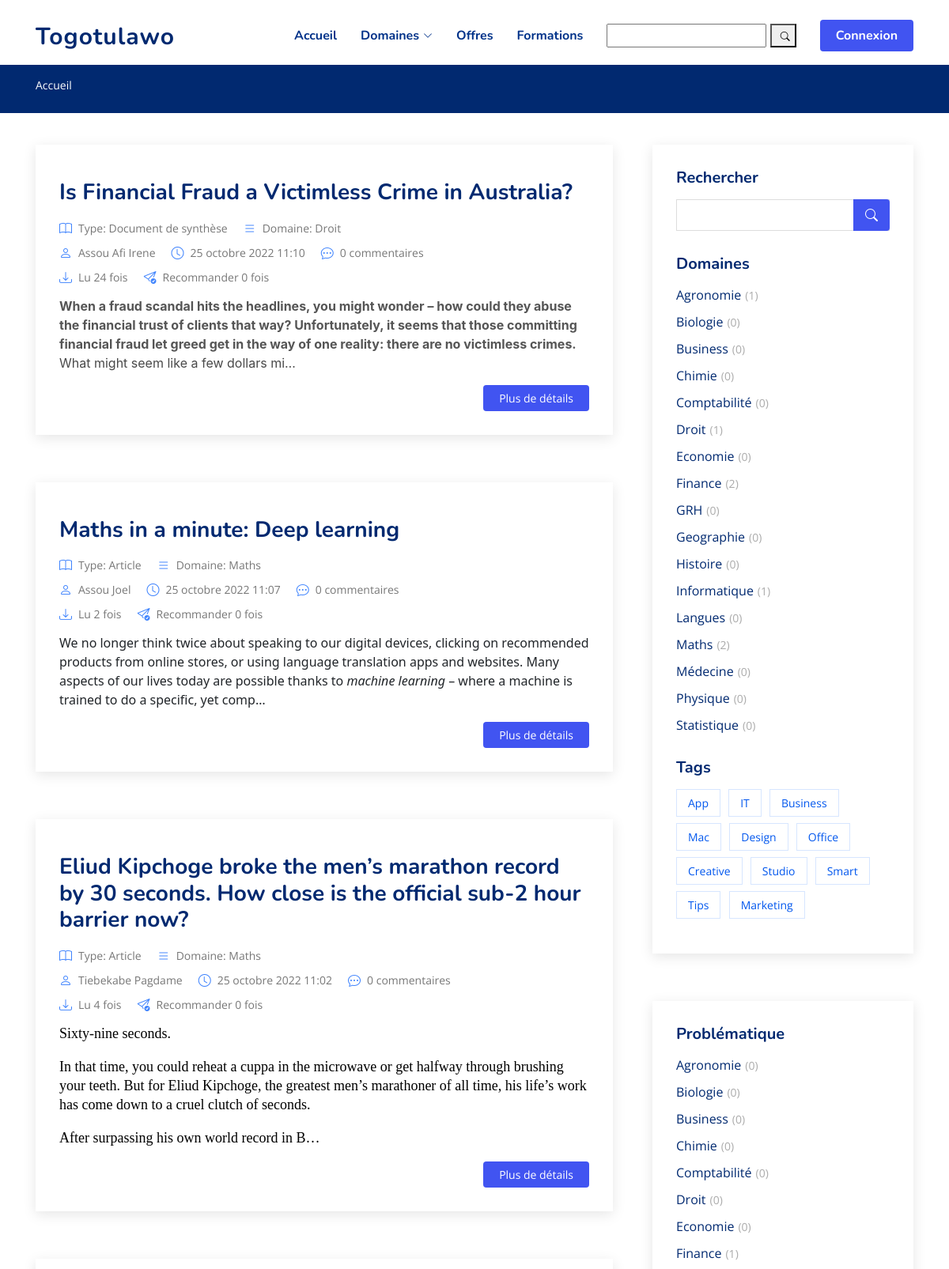
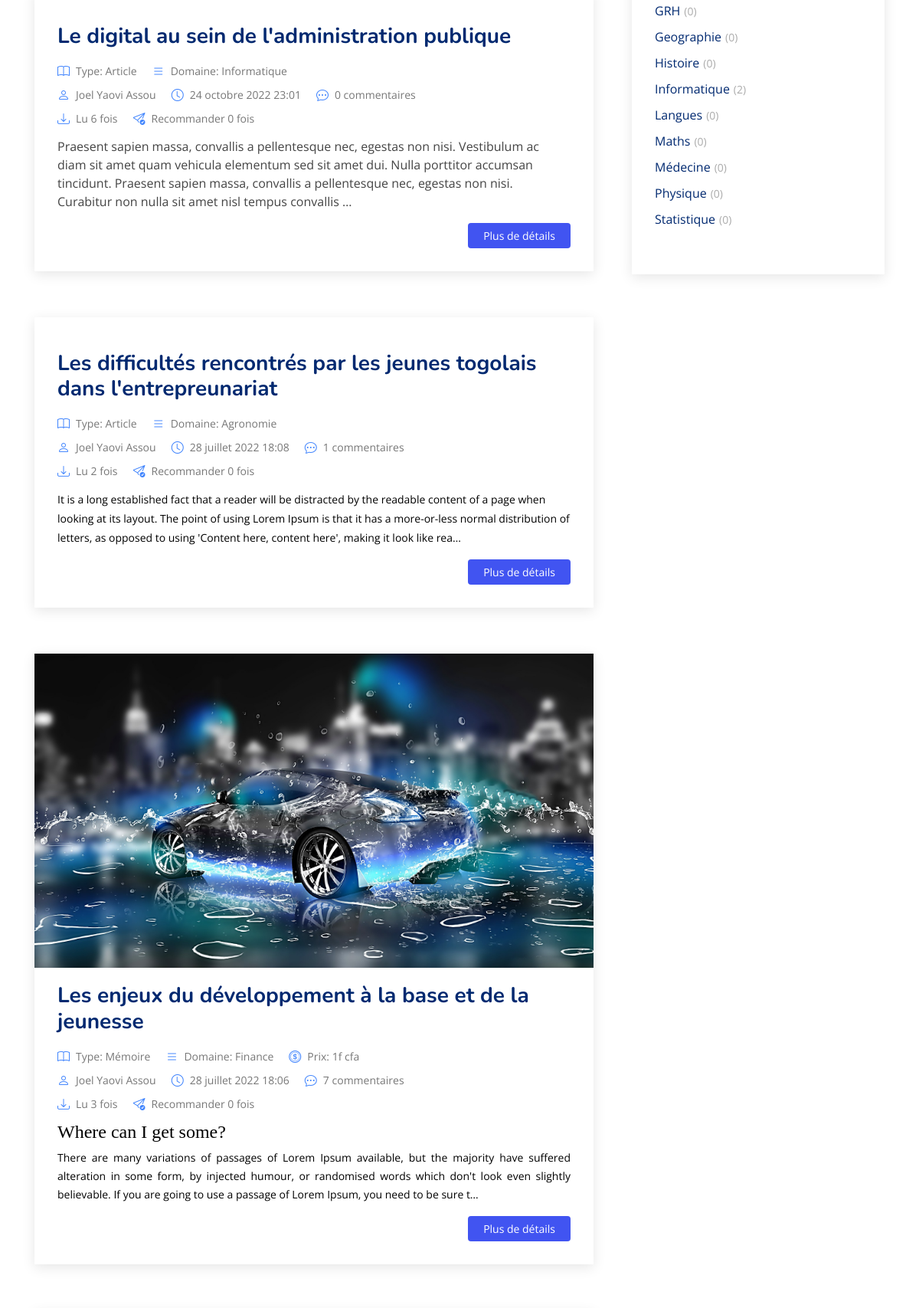
The page / (upper part) on the database its author committed (2 pictures, top to bottom).
### main/models/article.py (models this page shows, shortened)
class Article(models.Model):
    option =(
        ('Thèse', 'Thèse'),
        ('Mémoire', 'Mémoire'),
        ('Rapport de stage', 'Rapport de stage'),
        ('Document de synthèse', 'Document de synthèse'),
        ('Article', 'Article'),
        ('Livre', 'Livre'),
    )
    class Meta:
        ordering = ["-publish_date"]
        get_latest_by = "publish_date"
    title = models.CharField(max_length=300, unique=True)
    subtitle = models.CharField(max_length=255, blank=True)
    slug = models.SlugField(max_length=300, unique=True)
    contenu = FroalaField()
    couverture = models.ImageField(upload_to='files/couverture', null=True, blank=True)
    auteur = models.ForeignKey(Auteur, null=False, on_delete=models.CASCADE)
    domaine = models.ForeignKey(Categorie, null=False, on_delete=models.CASCADE)
    type = models.CharField(max_length=100, choices=option)
    resource = models.FileField(
        upload_to="files/resource", null=True, blank=True)
    video_link = models.URLField(max_length=200, null=True, blank=True)
    favourites = models.ManyToManyField(
        User, related_name='favourite', default=None, blank=True)
    discount = models.IntegerField(null=True, blank=True, default=0)
    price = models.IntegerField(null=True, blank=True)
    is_draft = models.BooleanField(default=True)
    active = models.BooleanField(default=False)
    date_created = models.DateTimeField(auto_now_add=True)
    date_modified = models.DateTimeField(auto_now=True)
    publish_date = models.DateTimeField(auto_now_add=True)
    @property
    def get_hit_count(self):
        return HitCount.objects.filter(article=self).count()

class Categorie(models.Model):
    name = models.CharField(max_length=255)
    slug = models.SlugField(max_length=300, unique=True)
    def __str__(self):
        return self.name

### account/models.py (models this page shows)
class Auteur(models.Model):
    user = models.OneToOneField(User, on_delete=models.CASCADE)
    niveau_etude = models.CharField(max_length=50, choices=option, null=True, blank=True,)
    grade = models.CharField(max_length=50, choices=grad, null=True, blank=True,)
    faculte = models.CharField(max_length=50, null=True, blank=True,)
    affiliation = models.CharField(max_length=50, null=True, blank=True,)
    pays_affiliation = models.CharField(max_length=50, null=True, blank=True,)
    annee_graduation = models.DateField(null=True, blank=True,)
    tel = models.PositiveIntegerField(null=True, blank=True,)
    twitter_link = models.URLField(max_length=200, null=True, blank=True,)
    linkedin_link = models.URLField(max_length=200, null=True, blank=True,)
    fbook_link = models.URLField(max_length=200, null=True, blank=True,)
    insta_link = models.URLField(max_length=200, null=True, blank=True,)
    bio = models.CharField(max_length=1000, null=True, blank=True,)
    image = models.ImageField(
        default='files/profic_pic/t_user.png', null=True, blank=True, upload_to='files/profic_pic')
    def __str__(self):
        return self.user.get_full_name()

### main/views/homepage.py (the view)
# urls.py: path('', home_page, name='tableau'),
def home_page(request):
    article = Article.objects.filter(active=True, is_draft=False,)
    most_viewed_posts = sorted(Article.objects.all().filter(is_draft=False), key=lambda a: a.get_hit_count, reverse=True)
    paginator = Paginator(article, 15)  # Show 15 articles per page.
    page_number = request.GET.get('page')
    page_obj = paginator.get_page(page_number)
    category = Categorie.objects.all().order_by('name')
    problematique = Problematique.objects.all().order_by('titre')
    if request.method == 'POST':
        form = SubscibersForm(request.POST)
        if form.is_valid():
            form.save()
            messages.success(request, 'Subscription Successful')
            return redirect('/')
    else:
        form = SubscibersForm()
    context = {
        'article': article,
        'category': category,
        'problematique': problematique,
        'page_obj': page_obj,
        'form': form,
        'most_viewed_posts': most_viewed_posts,}
    return render(request, template_name = "main_base.html", context=context)

### main/forms/newletter.py
class SubscibersForm(forms.ModelForm):
    class Meta:
        model = Subscribers
        fields = ['email', ]

### main/templatetags/article_custom_tags.py (called while the page is built)
@register.filter
def cfa(price):
    return f'{price}f cfa'

### main/templates/main_base.html (shortened to what this page needs)
{% load static %}
{% load article_custom_tags %}
{% load humanize %}
<!DOCTYPE html>
<html lang="en">
<head>
  <link href="{% static 'main/assets/vendor/bootstrap/css/bootstrap.min.css' %}" rel="stylesheet">
  <link href="{% static 'main/assets/vendor/bootstrap-icons/bootstrap-icons.css' %}" rel="stylesheet">
  <link href="{% static 'main/assets/vendor/aos/aos.css' %}" rel="stylesheet">
  <link href="{% static 'main/assets/vendor/remixicon/remixicon.css' %}" rel="stylesheet">
  <link href="{% static 'main/assets/vendor/swiper/swiper-bundle.min.css' %}" rel="stylesheet">
  <link href="{% static 'main/assets/vendor/glightbox/css/glightbox.min.css' %}" rel="stylesheet">
  <link rel="stylesheet" href="{% static '/assets/fonts/feather/css/feather.css' %}">
  <link rel="stylesheet" type="text/css" href="https://stackpath.bootstrapcdn.com/bootstrap/4.3.1/css/bootstrap.min.css"
>
  <link rel="stylesheet" href="https://cdnjs.cloudflare.com/ajax/libs/font-awesome/4.7.0/css/font-awesome.min.css">
  <link href="{% static 'main/assets/css/style.css' %}" rel="stylesheet">
  <link href="{% static 'main/assets/css/rating.css' %}" rel="stylesheet">
</head>
<body>
  <header id="header" class="header fixed-top">
    <div class="container-fluid container-xl d-flex align-items-center justify-content-between">
      <a href="{% url 'main:accueil' %}" class="logo d-flex align-items-center">
        <span>Togotulawo</span>
      </a>
      <nav id="navbar" class="navbar">
        <ul>
          <li><a class="nav-link scrollto " href="{% url 'main:accueil' %}">Accueil</a></li>
          <li class="dropdown"><a href="#"><span>Domaines</span> <i class="bi bi-chevron-down"></i></a>
          </li>
          <li><a class="nav-link scrollto" href="{% url 'main:offers' %}">Offres</a></li>
          <li><a class="nav-link scrollto" href="#contact">Formations</a></li>
          <li><a>
              <div class="sidebar-item search-form">
                <form action="/recherche/" method="get">
                  <input type="text" name="filter" id="filter" />
                  <button type="submit"><i class="bi bi-search"></i></button>
                </form>
              </div>
            </a></li>
          {% if request.user.is_authenticated %}
          {% if user.client %}
          <li><a class="getstarted scrollto" href="{% url 'main:bibliotheque' %}">Ma Bibliothèque</a></li>
          <li><a href="{% url 'account:profil' %}"><i style="font-size: 30px;" class="bi bi-person"></i></a></li>
          <li><a href="{% url 'account:logout' %}"><i style="font-size: 30px;" class="bi bi-arrow-right"></i></a></li>
          {%else%}
          <li><a class="getstarted scrollto"
              href="{% if user.auteur %}  {% url 'dashboard:tableau' %} {%else%} {% url 'entreprise:home' %} {% endif %}">Tableau
              de bord</a></li>
          {% endif %}
          {%else%}
          <li><a class="getstarted scrollto" href="{% url 'account:connexion' %}">Connexion</a></li>
          {% endif %}
        </ul>
      </nav>
    </div>
  </header>
  {% block content %}
  <section class="breadcrumbs">
    <div class="container">
      <ol>
        <li><a href="{% url 'main:accueil' %}">Accueil</a></li>
      </ol>
    </div>
  </section>
  <main id="main">
    <section id="blog" class="blog">
      <div class="container" data-aos="fade-up">
        <div class="row">
          <div class="col-lg-8 entries">
            {% for a in page_obj %}
            <article class="entry">
              <div class="entry-img">
                <img src="{% if a.couverture %} {{a.couverture.url}} {% endif %} " alt="" class="img-fluid">
              </div>
              <h2 class="entry-title">
                <a href="/article/{{a.slug}}">{{a.title}}</a>
              </h2>
              <div class="entry-meta">
                <ul>
                  <li class="d-flex align-items-center"><i class="bi bi-book"></i> <a >Type:
                      {{a.type}}</a></li>
                  <li class="d-flex align-items-center"> <i class="bi bi-list"></i><a >Domaine:
                      {{a.domaine}}</a></li>
                      {% if a.price %}
                  <li class="d-flex align-items-center"><i class="bi bi-coin"></i> <a >Prix:
                      {{a.price|intcomma|cfa}}</a></li>
                      {% endif %}
                </ul>
              </div>
              <div class="entry-meta">
                <ul>
                  <li class="d-flex align-items-center"><i class="bi bi-person"></i> <a
                      >{{a.auteur}}</a></li>
                  <li class="d-flex align-items-center"><i class="bi bi-clock"></i> <a ><time
                        datetime="2020-01-01">{{a.publish_date}}</time></a></li>
                  <li class="d-flex align-items-center"><i class="bi bi-chat-dots"></i> <a
                      >{{a.comment_set.all.count}} commentaires</a></li>
                </ul>
              </div>
              <div class="entry-meta">
                <ul>
                  <li class="d-flex align-items-center"><i class="bi bi-download"></i> <a
                      >Lu {{a.get_hit_count}} fois</a></li>
                  <li class="d-flex align-items-center"><i class="bi bi-send-check"></i>
                    <a >Recommander 0 fois</a></li>
                </ul>
              </div>
              <div class="entry-content">
                <p>
                  {{a.contenu|truncatechars_html:300|safe}}
                </p>
                <div class="read-more">
                  <a href="/article/{{a.slug}}">Plus de détails</a>
                </div>
              </div>
            </article>
            {% endfor %}
          </div>
          <div class="col-lg-4">
            <div class="sidebar">
              <h3 class="sidebar-title">Rechercher</h3>
              <div class="sidebar-item search-form">
                <form action="/recherche/" method="get">
                  <input type="text" name="filter" id="filter" />
                  <button type="submit"><i class="bi bi-search"></i></button>
                </form>
              </div>
              <h3 class="sidebar-title">Domaines</h3>
              <div class="sidebar-item categories">
                <ul>
                  {% for cat in category %}
                  <li><a
                      href="{% url 'main:categorie' cat.slug %}">{{cat.name}}<span>({{cat.article_set.all.count}})</span></a>
                  </li>
                  {% endfor %}
                </ul>
              </div>
              <h3 class="sidebar-title">Tags</h3>
              <div class="sidebar-item tags">
                <ul>
                  <li><a href="#">App</a></li>
                  <li><a href="#">IT</a></li>
                  <li><a href="#">Business</a></li>
                  <li><a href="#">Mac</a></li>
                  <li><a href="#">Design</a></li>
                  <li><a href="#">Office</a></li>
                  <li><a href="#">Creative</a></li>
                  <li><a href="#">Studio</a></li>
                  <li><a href="#">Smart</a></li>
                  <li><a href="#">Tips</a></li>
                  <li><a href="#">Marketing</a></li>
                </ul>
              </div>
            </div>
            <div class="sidebar">
              <h3 class="sidebar-title">Problématique</h3>
              <div class="sidebar-item categories">
                <ul>
                  {% for cat in category %}
                  <li><a href="{% url 'main:problematique' cat.slug %}">{{cat.name}}<span>({{cat.problematique_set.all.count}})</span></a>
                  </li>
                  {% endfor %}
                </ul>
              </div>
            </div>
          </div>
        </div>
      </div>
    </section>
  </main>
  {% endblock %}
</body>
</html>

### static/main/assets/css/style.css (style rules this page uses)
:root { scroll-behavior: smooth; }
body { font-family: "Open Sans", sans-serif; color: #444444; }
a { color: #4154f1; text-decoration: none; }
h1, h2, h3, h4, h5, h6 { font-family: "Nunito", sans-serif; }
section { padding: 60px 0; overflow: hidden; }
.breadcrumbs { padding: 15px 0; background: #012970; min-height: 40px; margin-top: 82px; color: #fff; }
.breadcrumbs ol { display: flex; flex-wrap: wrap; list-style: none; padding: 0 0 10px 0; margin: 0; font-size: 14px; }
.breadcrumbs ol a { color: #fff; transition: 0.3s; }
.header { transition: all 0.5s; z-index: 997; padding: 20px 0; }
.header .logo { line-height: 0; }
.header .logo span { font-size: 30px; font-weight: 700; letter-spacing: 1px; color: #012970; font-family: "Nunito", sans-serif; margin-top: 3px; }
.navbar { padding: 0; }
.navbar ul { margin: 0; padding: 0; display: flex; list-style: none; align-items: center; }
.navbar li { position: relative; }
.navbar a, .navbar a:focus { display: flex; align-items: center; justify-content: space-between; padding: 10px 0 10px 30px; font-family: "Nunito", sans-serif; font-size: 16px; font-weight: 700; color: #013289; white-space: nowrap; transition: 0.3s; }
.navbar a i, .navbar a:focus i { font-size: 12px; line-height: 0; margin-left: 5px; }
.navbar .getstarted, .navbar .getstarted:focus { background: #4154f1; padding: 8px 20px; margin-left: 30px; border-radius: 4px; color: #fff; }
.blog { padding: 40px 0 20px 0; }
.blog .entry { padding: 30px; margin-bottom: 60px; box-shadow: 0 4px 16px rgba(0, 0, 0, 0.1); }
.blog .entry .entry-img { max-height: 440px; margin: -30px -30px 20px -30px; overflow: hidden; }
.blog .entry .entry-title { font-size: 28px; font-weight: bold; padding: 0; margin: 0 0 20px 0; }
.blog .entry .entry-title a { color: #012970; transition: 0.3s; }
.blog .entry .entry-meta { margin-bottom: 15px; color: #4084fd; }
.blog .entry .entry-meta ul { display: flex; flex-wrap: wrap; list-style: none; align-items: center; padding: 0; margin: 0; }
.blog .entry .entry-meta ul li + li { padding-left: 20px; }
.blog .entry .entry-meta i { font-size: 16px; margin-right: 8px; line-height: 0; }
.blog .entry .entry-meta a { color: #777777; font-size: 14px; display: inline-block; line-height: 1; }
.blog .entry .entry-content p { line-height: 24px; }
.blog .entry .entry-content .read-more { -moz-text-align-last: right; text-align-last: right; }
.blog .entry .entry-content .read-more a { display: inline-block; background: #4154f1; color: #fff; padding: 6px 20px; transition: 0.3s; font-size: 14px; border-radius: 4px; }
.blog .sidebar { padding: 30px; margin: 0 0 60px 20px; box-shadow: 0 4px 16px rgba(0, 0, 0, 0.1); }
.blog .sidebar .sidebar-title { font-size: 20px; font-weight: 700; padding: 0 0 0 0; margin: 0 0 15px 0; color: #012970; position: relative; }
.blog .sidebar .sidebar-item { margin-bottom: 30px; }
.blog .sidebar .search-form form { background: #fff; border: 1px solid #ddd; padding: 3px 10px; position: relative; }
.blog .sidebar .search-form form input[type=text] { border: 0; padding: 4px; border-radius: 4px; width: calc(100% - 40px); }
.blog .sidebar .search-form form button { position: absolute; top: 0; right: 0; bottom: 0; border: 0; background: none; font-size: 16px; padding: 0 15px; margin: -1px; background: #4154f1; color: #fff; transition: 0.3s; border-radius: 0 4px 4px 0; line-height: 0; }
.blog .sidebar .search-form form button i { line-height: 0; }
.blog .sidebar .categories ul { list-style: none; padding: 0; }
.blog .sidebar .categories ul li + li { padding-top: 10px; }
.blog .sidebar .categories ul a { color: #012970; transition: 0.3s; }
.blog .sidebar .categories ul a span { padding-left: 5px; color: #aaaaaa; font-size: 14px; }
.blog .sidebar .tags { margin-bottom: -10px; }
.blog .sidebar .tags ul { list-style: none; padding: 0; }
.blog .sidebar .tags ul li { display: inline-block; }
.blog .sidebar .tags ul a { color: #0257ee; font-size: 14px; padding: 6px 14px; margin: 0 6px 8px 0; border: 1px solid #d7e6ff; display: inline-block; transition: 0.3s; }

### rows shown on the page
Article: title "Is Financial Fraud a Victimless Crime in Australia?", type "Document de synthèse", domaine "Droit", auteur "Assou Afi Irene", publish_date "25 octobre 2022 11:10", comment_set.all.count "0", get_hit_count "24", contenu "When a fraud scandal hits the headlines, you might wonder – how could they abuse the financial trust of clients that way? Unfortunately, it seems that those committing financial fraud let greed get in the way of one reality: there are no victimless crimes. What might seem like a few dollars mi…"
Article: title "Maths in a minute: Deep learning", type "Article", domaine "Maths", auteur "Assou Joel", publish_date "25 octobre 2022 11:07", comment_set.all.count "0", get_hit_count "2", contenu "We no longer think twice about speaking to our digital devices, clicking on recommended products from online stores, or using language translation apps and websites. Many aspects of our lives today are possible thanks to machine learning – where a machine is trained to do a specific, yet comp…"
Article: title "Eliud Kipchoge broke the men’s marathon record by 30 seconds. How close is the official sub-2 hour barrier now?", type "Article", domaine "Maths", auteur "Tiebekabe Pagdame", publish_date "25 octobre 2022 11:02", comment_set.all.count "0", get_hit_count "4", contenu "Sixty-nine seconds. In that time, you could reheat a cuppa in the microwave or get halfway through brushing your teeth. But for Eliud Kipchoge, the greatest men’s marathoner of all time, his life’s work has come down to a cruel clutch of seconds. After surpassing his own world record in B…"
Article: title "Le digital au sein de l'administration publique", type "Article", domaine "Informatique", auteur "Joel Yaovi Assou", publish_date "24 octobre 2022 23:01", comment_set.all.count "0", get_hit_count "6", contenu "Praesent sapien massa, convallis a pellentesque nec, egestas non nisi. Vestibulum ac diam sit amet quam vehicula elementum sed sit amet dui. Nulla porttitor accumsan tincidunt. Praesent sapien massa, convallis a pellentesque nec, egestas non nisi. Curabitur non nulla sit amet nisl tempus convallis …"
Article: title "Les difficultés rencontrés par les jeunes togolais dans l'entrepreunariat", type "Article", domaine "Agronomie", auteur "Joel Yaovi Assou", publish_date "28 juillet 2022 18:08", comment_set.all.count "1", get_hit_count "2", contenu "It is a long established fact that a reader will be distracted by the readable content of a page when looking at its layout. The point of using Lorem Ipsum is that it has a more-or-less normal distribution of letters, as opposed to using 'Content here, content here', making it look like rea…"
Article: couverture (picture), title "Les enjeux du développement à la base et de la jeunesse", type "Mémoire", domaine "Finance", price|cfa "1f cfa", auteur "Joel Yaovi Assou", publish_date "28 juillet 2022 18:06", comment_set.all.count "7", get_hit_count "3", contenu "Where can I get some? There are many variations of passages of Lorem Ipsum available, but the majority have suffered alteration in some form, by injected humour, or randomised words which don't look even slightly believable. If you are going to use a passage of Lorem Ipsum, you need to be sure t…"
Categorie: name "Agronomie", article_set.all.count "1", problematique_set.all.count "0"
Categorie: name "Biologie", article_set.all.count "0", problematique_set.all.count "0"
Categorie: name "Business", article_set.all.count "0", problematique_set.all.count "0"
Categorie: name "Chimie", article_set.all.count "0", problematique_set.all.count "0"
Categorie: name "Comptabilité", article_set.all.count "0", problematique_set.all.count "0"
Categorie: name "Droit", article_set.all.count "1", problematique_set.all.count "0"
Categorie: name "Economie", article_set.all.count "0", problematique_set.all.count "0"
Categorie: name "Finance", article_set.all.count "2", problematique_set.all.count "1"
Categorie: name "GRH", article_set.all.count "0", problematique_set.all.count "0"
Categorie: name "Geographie", article_set.all.count "0", problematique_set.all.count "0"
Categorie: name "Histoire", article_set.all.count "0", problematique_set.all.count "0"
Categorie: name "Informatique", article_set.all.count "1", problematique_set.all.count "2"
Categorie: name "Langues", article_set.all.count "0", problematique_set.all.count "0"
Categorie: name "Maths", article_set.all.count "2", problematique_set.all.count "0"
Categorie: name "Médecine", article_set.all.count "0", problematique_set.all.count "0"
Categorie: name "Physique", article_set.all.count "0", problematique_set.all.count "0"
Categorie: name "Statistique", article_set.all.count "0", problematique_set.all.count "0"
